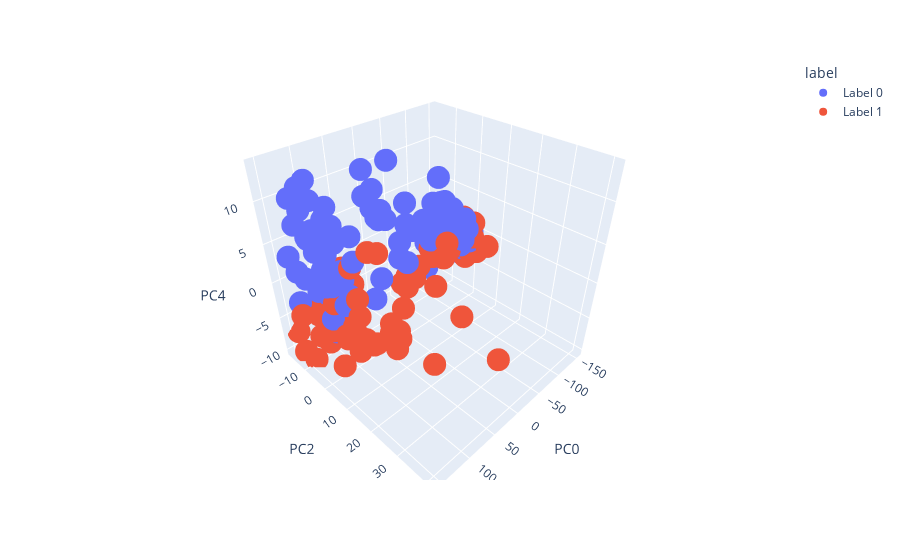

Here is the notebook cell this chart was saved with:
### Code cell
import plotly.express as px
import pandas as pd

# Create a DataFrame for label_1 and label_0 data
df_label_0 = pd.DataFrame(label_0[:,[0,2,4]], columns=['PC0', 'PC2', 'PC4'])
df_label_1 = pd.DataFrame(label_1[:,[0,2,4]], columns=['PC0', 'PC2', 'PC4'])

# Add a column to indicate the label
df_label_0['label'] = 'Label 0'
df_label_1['label'] = 'Label 1'

# Concatenate the dataframes
df = pd.concat([df_label_0, df_label_1])

# Create the 3D scatter plot
fig = px.scatter_3d(df, x='PC0', y='PC2', z='PC4', color='label')

# Show the plot
fig.show()
